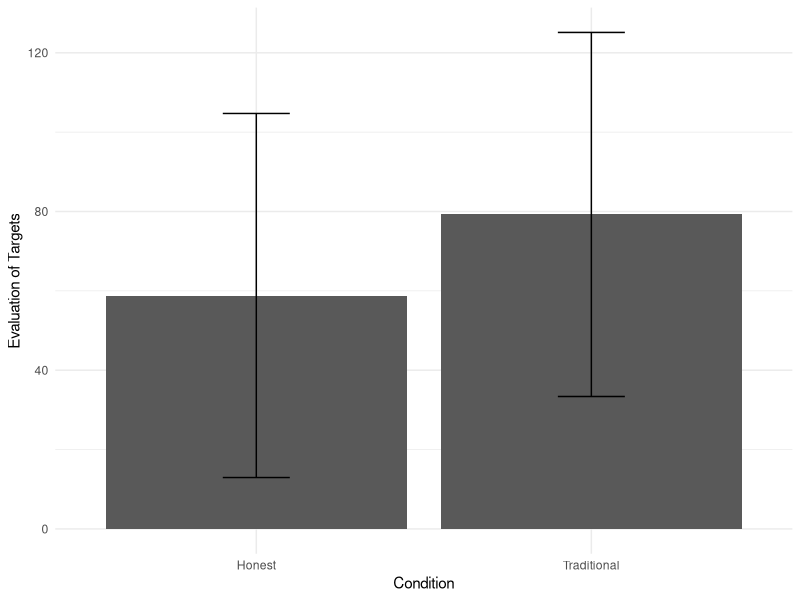
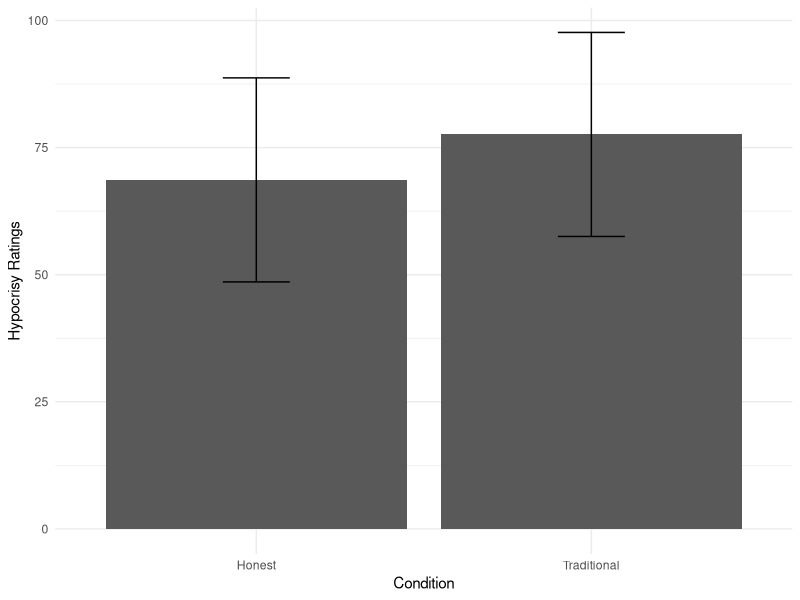
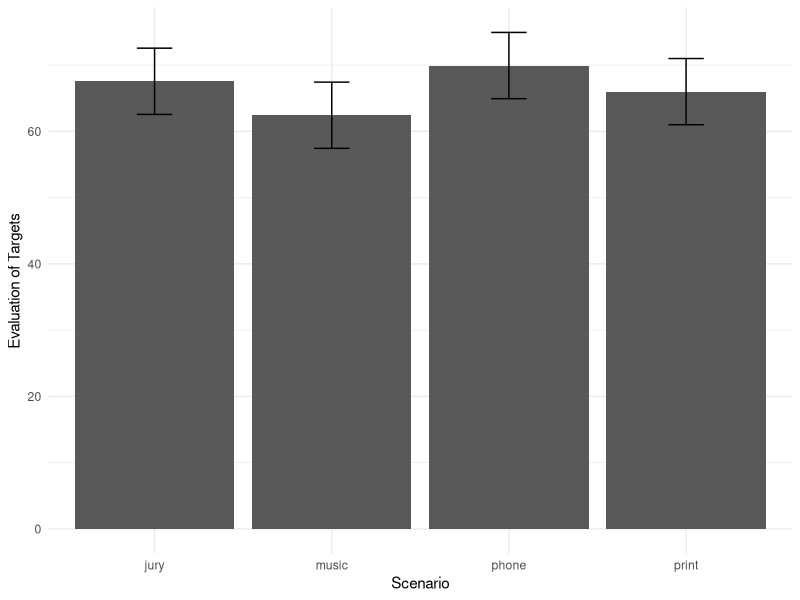

Source code (R) for these figures, in order:
## ---- chunk 1
###Import data and Load Relevant Libraries and Functions
library(tidyverse)
library(ggplot2)
library(psych)
B_data <- read_csv("PilotB_data.csv")
head(B_data)
## ---- chunk 2
#Delete subjects who have identical IP adresses or who have not completed the survey
## ---- chunk 3

###Preparing data for analysis
B_data <- B_data %>% 
  gather(Condition, Evaluation, starts_with("Traditional"), starts_with("Honest")) %>%
  separate(Condition, into = c("Condition", "Variable", "Scenario"), sep = "_")

###Reverse scoring "hypocrite" variable
#B_data <- mutate(B_data, Evaluation = ifelse(B_data$Variable == "hypo", 100 - B_data$Eval, B_data$Eval))

###Analyzing differences in means for target evaluation

B_data_small <- filter(B_data, Variable != "hypo") #filtering out hypocrite measures 
    
B_data_condition <- B_data_small %>% 
  select(`Random ID`, Condition, Variable, Evaluation)

Sub_means <- B_data_condition %>%
  group_by(`Random ID`, Condition) %>%
  summarise(sub_mean = mean(Evaluation, na.rm = TRUE))

Grand_means <- Sub_means %>%
  group_by(Condition) %>%
  summarise(grand_mean_evaluation = mean(sub_mean, na.rm=TRUE))

ciMult <- qt(0.95/2 + .5, 1)
sd=sd(Grand_means$grand_mean_evaluation)
se=sd/sqrt(length(Sub_means$`Random ID`))
ci= se*ciMult

plot <- ggplot(Grand_means, aes(x = Condition, y = grand_mean_evaluation)) + 
   geom_bar(stat="identity") + ylab("Evaluation of Targets") + geom_errorbar(aes(ymin=grand_mean_evaluation-ci, ymax=grand_mean_evaluation+ci), width = .2) + theme_minimal()

plot

## ---- chunk 4
### Key Statistics: Pairwise comparison for target evaluation
Eval_test <- t.test(sub_mean ~ Condition, data = Sub_means)   
Eval_test
## ---- chunk 5
###Extra: Pairwise comparison for hypocrisy ratings

###Analyzing differences in means for hypocrisy ratings

B_data_hypo <- filter(B_data, Variable == "hypo")
    
B_data_hypo <- B_data_hypo %>% 
  select(`Random ID`, Condition, Variable, Evaluation)

Sub_means_hypo <- B_data_hypo %>%
  group_by(`Random ID`, Condition) %>%
  summarise(sub_mean = mean(Evaluation, na.rm = TRUE))

Grand_means_hypo <- Sub_means_hypo %>%
  group_by(Condition) %>%
  summarise(grand_mean_evaluation = mean(sub_mean, na.rm=TRUE))

ciMult <- qt(0.95/2 + .5, 1)
sd=sd(Grand_means_hypo$grand_mean_evaluation)
se=sd/sqrt(length(Sub_means_hypo$`Random ID`))
ci= se*ciMult

###Plot
plot_hypo <- ggplot(Grand_means_hypo, aes(x = Condition, y = grand_mean_evaluation)) + 
   geom_bar(stat="identity") + ylab("Hypocrisy Ratings") + geom_errorbar(aes(ymin=grand_mean_evaluation-ci, ymax=grand_mean_evaluation+ci), width = .2) + theme_minimal()

plot_hypo

###Pairwise comparison for hypocrisy ratings
Eval_test_hypo <- t.test(sub_mean ~ Condition, data = Sub_means_hypo)   
Eval_test_hypo

###Aggreating by scenario
    
B_data_scenario <- B_data_small %>% 
  select(`Random ID`, Condition, Scenario, Variable, Evaluation)

Sub_means_scenario <- B_data_scenario %>%
  group_by(`Random ID`, Condition, Scenario) %>%
  summarise(sub_mean = mean(Evaluation, na.rm = TRUE))

Grand_means_scenario <- Sub_means_scenario %>%
  group_by(Scenario) %>%
  summarise(grand_mean_evaluation = mean(sub_mean, na.rm=TRUE))

ciMult <- qt(0.95/2 + .5, 1)
sd=sd(Grand_means_scenario$grand_mean_evaluation)
se=sd/sqrt(length(Sub_means_scenario$`Random ID`))
ci= se*ciMult

plot_scenario <- ggplot(Grand_means_scenario, aes(x = Scenario, y = grand_mean_evaluation)) + 
   geom_bar(stat="identity") + ylab("Evaluation of Targets") + geom_errorbar(aes(ymin=grand_mean_evaluation-ci, ymax=grand_mean_evaluation+ci), width = .2) + theme_minimal()

plot_scenario

